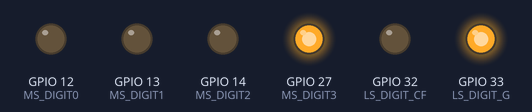
Recording of a sketch running on a simulated ESP32. Parts: output pins drawn as LEDs (lit = HIGH).

Above: at 0.1 s.
At 3.1 s:
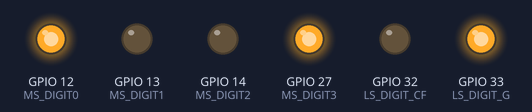
At 9.1 s:
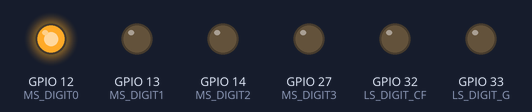
At 18.1 s:
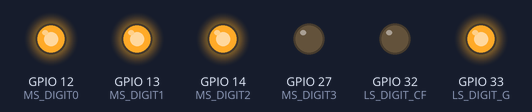
At 27.1 s:
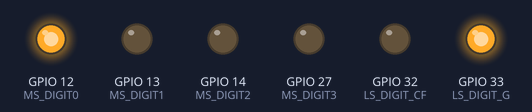
At 36.1 s:
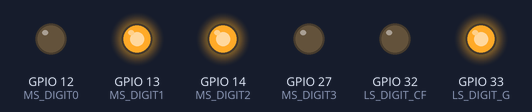
Timing chart, 0 to 40.0 s (numbered marks = the images above):
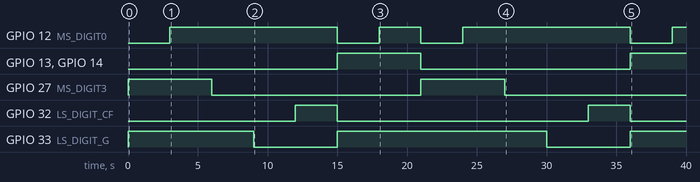

Measured:
- by itself, GPIO 12 (MS_DIGIT0): goes HIGH 12.0 s, LOW 3.0 s, HIGH 3.0 s, LOW 3.0 s, HIGH 12.0 s, LOW 3.0 s, then HIGH
- by itself, GPIO 13 (MS_DIGIT1), GPIO 14 (MS_DIGIT2): LOW → HIGH at 15.0 s, → LOW 6.0 s later, → HIGH 15.0 s later
- by itself, GPIO 27 (MS_DIGIT3): alternates HIGH for 6.0 s and LOW for 15.0 s
- by itself, GPIO 32 (LS_DIGIT_CF): alternates HIGH for 3.0 s and LOW for 18.0 s
- by itself, GPIO 33 (LS_DIGIT_G): goes HIGH 9.0 s, LOW 6.0 s, HIGH 15.0 s, LOW 6.0 s, then HIGH

The sketch:

UnitTests.ino
```cpp
// Define the pins for the 7-segment decoder
#define MS_DIGIT0 12
#define MS_DIGIT1 13
#define MS_DIGIT2 14
#define MS_DIGIT3 27

#define LS_DIGIT_G 33
#define LS_DIGIT_CF 32

int number;

void setup() {
  Serial.begin(115200);
  // Initialize the pins as output
  pinMode(MS_DIGIT0, OUTPUT);
  pinMode(MS_DIGIT1, OUTPUT);
  pinMode(MS_DIGIT2, OUTPUT);
  pinMode(MS_DIGIT3, OUTPUT);
  pinMode(LS_DIGIT_G, OUTPUT);
  pinMode(LS_DIGIT_CF, OUTPUT);

  number = 80; // Replace with the desired number to test
}

void loop() {
  // Serial.println(String(number));
  displaySpeedlimit(number);

  number += 10 ;
  if (number == 130) {
    number = 60;
  }

  delay(3000); // Add a delay for testing purposes
}

// Function to get the most significant digit of a number
void displaySpeedlimit(int num) {
  int mod;
  while (num >= 10) {
    mod = num % 10;
    num /= 10;
  }

  digitalWrite(MS_DIGIT0, (num & 0x1));
  digitalWrite(MS_DIGIT1, (num & 0x2) >> 1);
  digitalWrite(MS_DIGIT2, (num & 0x4) >> 2);
  digitalWrite(MS_DIGIT3, (num & 0x8) >> 3);

  if (mod == 0) {
    digitalWrite(LS_DIGIT_G, HIGH);
    digitalWrite(LS_DIGIT_CF, LOW);
  } else if (mod == 2) {
    digitalWrite(LS_DIGIT_G, LOW);
    digitalWrite(LS_DIGIT_CF, HIGH);
  } else { // Display 8 - Error
    digitalWrite(LS_DIGIT_G, LOW);
    digitalWrite(LS_DIGIT_CF, LOW);
  }
}
```
